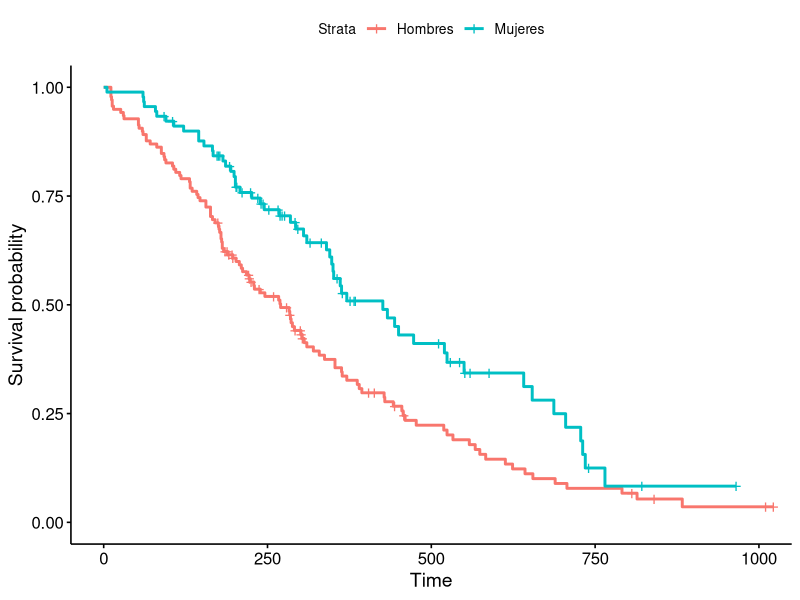
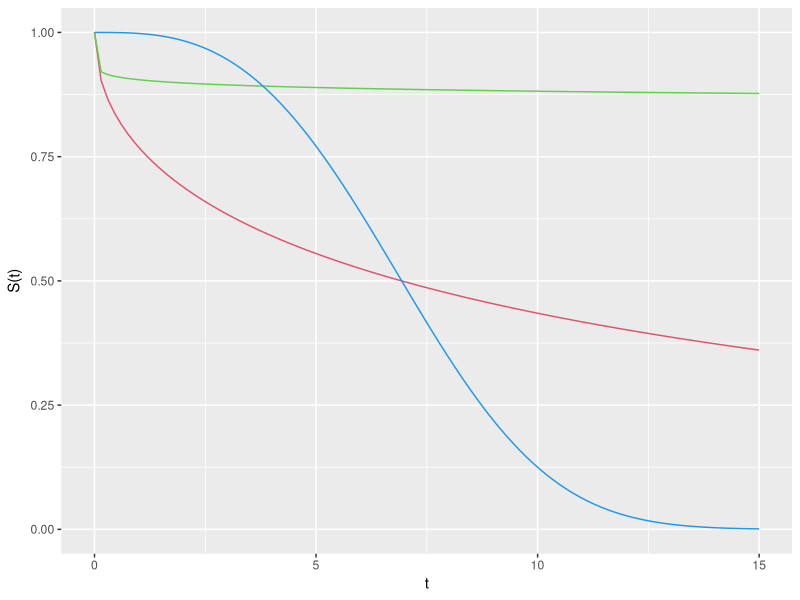
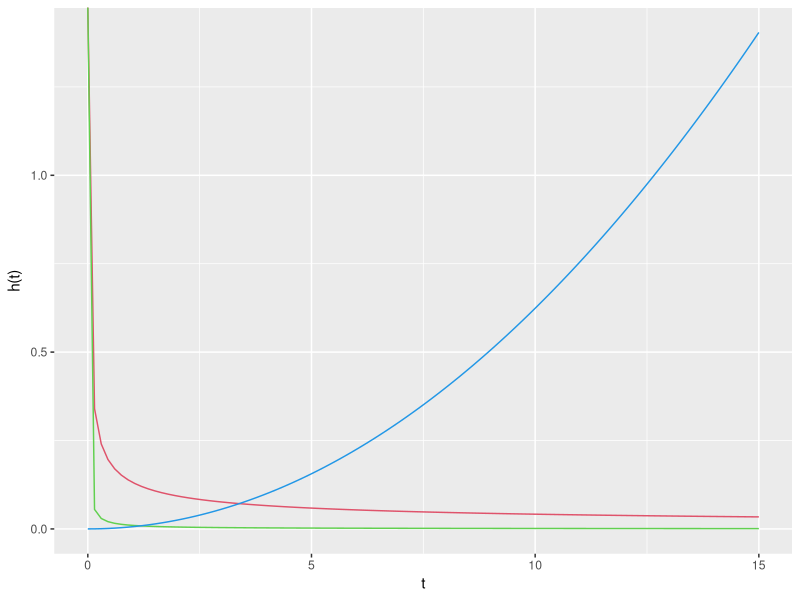

Write the R code that produced these figures, in order. (Note: this script raises an error after producing the figures.)
## ---- chunk 1

library(tidyverse)
library(survival)
library(survminer)

## Esta gráfica es sólo un ejemplo

fit <- survfit(Surv(time,status) ~ sex, data=lung)

## ---- chunk 2
f <- ggsurvplot(fit, data = lung, 
                legend.labs = c('Hombres','Mujeres'))

f$plot
## ---- chunk 3
weibull_S <- function(t,lambda= 0.26328 , alfa=0.5){
  S <- exp(-lambda*(t^alfa))
  return(S)
}


weibull_S2 <- function(t,lambda=0.1 , alfa=0.1){
  S <- exp(-lambda*(t^alfa))
  return(S)
}


weibull_S3 <- function(t,lambda= 0.00208 , alfa=3){
  S <- exp(-lambda*(t^alfa))
  return(S)
}


d <- data.frame(t=c(0 ,15))

ggplot(d, aes(t)) + stat_function(fun=weibull_S, color = 2)+ stat_function(fun=weibull_S2, color = 3)+ stat_function(fun=weibull_S3, color = 4) + labs(y = expression("S(t)"))

## ---- chunk 4
weibull_h <- function(t,lambda= 0.26328 , alfa=0.5){
  h <- lambda*alfa*t^(alfa-1)
  return(h)
}


weibull_h2 <- function(t,lambda=0.1 , alfa=0.1){
 h <- lambda*alfa*t^(alfa-1)
  return(h)
}


weibull_h3 <- function(t,lambda= 0.00208 , alfa=3){
  h <- lambda*alfa*t^(alfa-1)
  return(h)
}


d <- data.frame(t=c(0 ,15))

ggplot(d, aes(t)) + stat_function(fun=weibull_h, color = 2)+ stat_function(fun=weibull_h2, color = 3)+ stat_function(fun=weibull_h3, color = 4) + labs(y = expression("h(t)"))

## ---- chunk 5
knitr::include_graphics("Screen Shot 2021-01-07 at 18.13.11.png")
## ---- chunk 6
#knitr::include_graphics("Screen Shot 2021-01-06 at 21.32.35.png")
## ---- chunk 7
tabla <- read_csv('TablaSurv.csv')

knitr::kable(tabla,align = "lccrr")
## ---- chunk 8
lung_2 <- lung %>% mutate(status = status - 1) 

con_cens <- lung_2 %>% select(time, status) %>% mutate(Censura = 'Sí')
sin_cens <- lung_2 %>% filter(status == 1) %>% select(time, status) %>% mutate(Censura = 'No')

km <- con_cens %>% bind_rows(sin_cens)


fit_c <-  survfit(Surv(time,status) ~ Censura, data=km)


## ---- chunk 9
knitr::kable(lung_2 %>% head(10),align = "lccrr")
## ---- chunk 10
f <- ggsurvplot(fit_c, data = km, 
                legend.labs = c('Con Censura','Sin Censura'))

f$plot + geom_hline(yintercept = 0.5)
## ---- chunk 11
knitr::kable(head(veteran,10))
## ---- chunk 12

library(survival) # Paquete de Supervivencia
library(survminer) # Paquete para visualizar modelos de supervivencia

km <- with(veteran, Surv(time, status))
head(km,80)

## ---- chunk 13
km_fit <- survfit(Surv(time, status) ~ 1, data=veteran)

km_plot <- ggsurvplot(km_fit, data = veteran)

km_plot$plot
## ---- chunk 14
km_trt_fit <- survfit(Surv(time, status) ~ trt, data=veteran)

km_plot2 <- ggsurvplot(km_trt_fit, data = veteran)

km_plot2$plot
## ---- chunk 15
km_trt_fit <- survfit(Surv(time, status) ~ celltype, data=veteran)

km_plot2 <- ggsurvplot(km_trt_fit, data = veteran)

km_plot2$plot
